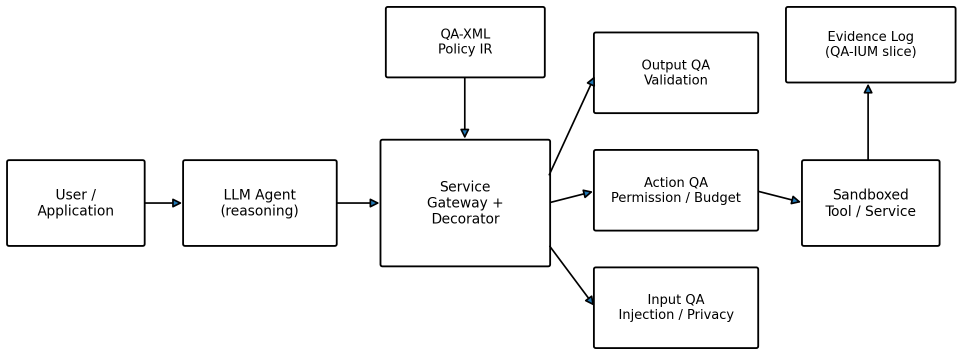
#> input picture paper/fse2027/figures/fig1-architecture.png, 1926 x 710 px (shown at 1/2 size); its folder holds only this picture in this run
$ python sanitize_figures.py
#> lines starting #> are read from the running program, lines starting #| are printed output that depends on the picture
#!/usr/bin/env python3
r"""Prepare the three manuscript figures for double-anonymous ACM submission.

Three operations, none of which alters figure semantics:

1. Flatten RGBA onto white (acmart/pdflatex handles RGB PNG predictably).
2. Trim uniform white margins, then re-add a small uniform pad. This makes the
   glyphs LARGER at a fixed \linewidth rather than smaller, so it improves
   readability instead of gaming the page budget.
3. Drop every PNG text/metadata chunk, so no toolchain or filesystem string
   survives into the submitted PDF.

No pixel of drawn content is removed, resampled, or rescaled.
"""
from __future__ import annotations

import sys
from pathlib import Path

from PIL import Image

PAD = 12
HERE = Path(__file__).resolve().parent
NAMES = ["fig1-architecture", "fig2-decision-pipeline", "fig3-treatment-families"]


def sanitize(path: Path) -> tuple[tuple[int, int], tuple[int, int]]:
    im = Image.open(path)
#> im is the input picture: PIL image 1926x710 RGB; mean R, G, B 245.2, 245.3, 245.3
    before = im.size
#> before = (1926, 710)
    if im.mode in ("RGBA", "LA", "P"):
        rgba = im.convert("RGBA")
        flat = Image.new("RGB", rgba.size, (255, 255, 255))
        flat.paste(rgba, mask=rgba.split()[-1])
        im = flat
    else:
        im = im.convert("RGB")

    # Trim uniform white border only.
    gray = im.convert("L")
    inverted = Image.eval(gray, lambda p: 255 - p)
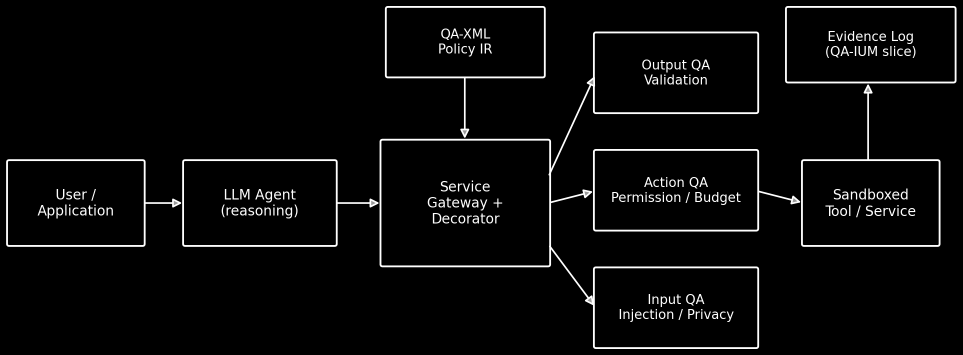
#> inverted: PIL image 1926x710 L (shown at 1/2 size); min 0, max 255, mean 9.7
    box = inverted.getbbox()
#> box = (12, 12, 1914, 698)
    if box is not None:
        l, t, r, b = box
#> l = 12; t = 12; r = 1914; b = 698
        l, t = max(0, l - PAD), max(0, t - PAD)
#> l = 0; t = 0
        r, b = min(im.width, r + PAD), min(im.height, b + PAD)
#> r = 1926; b = 710
        im = im.crop((l, t, r, b))

    # Re-encode with no metadata at all (no pnginfo argument, no dpi).
    clean = Image.new("RGB", im.size, (255, 255, 255))
#> clean: PIL image 1926x710 RGB; every value is 255
    clean.paste(im, (0, 0))
    clean.save(path, format="PNG", optimize=True)
    return before, clean.size


def main() -> int:
    for name in NAMES:
        p = HERE / f"{name}.png"
        before, after = sanitize(p)
#> before = (1926, 710); after = (1926, 710)
        residual = list(Image.open(p).info.keys())
#> residual = []
        print(f"{name}: {before} -> {after}  residual_metadata={residual}")
#| fig1-architecture: (1926, 710) -> (1926, 710)  residual_metadata=[]
    return 0


if __name__ == "__main__":
#> (the run stopped early here; a loop or call above may not have finished)
